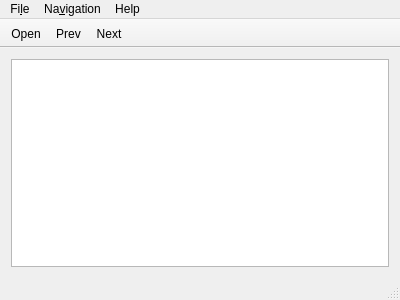
<?xml version="1.0" encoding="UTF-8"?>
<ui version="4.0">
 <class>PenguinViewer</class>
 <widget class="QMainWindow" name="PenguinViewer">
  <property name="geometry">
   <rect>
    <x>0</x>
    <y>0</y>
    <width>400</width>
    <height>300</height>
   </rect>
  </property>
  <property name="windowTitle">
   <string>PenguinViewer</string>
  </property>
  <widget class="QWidget" name="centralWidget">
   <layout class="QVBoxLayout" name="verticalLayout">
    <item>
     <widget class="QGraphicsView" name="graphicsView">
      <property name="sizePolicy">
       <sizepolicy hsizetype="MinimumExpanding" vsizetype="MinimumExpanding">
        <horstretch>0</horstretch>
        <verstretch>0</verstretch>
       </sizepolicy>
      </property>
      <property name="verticalScrollBarPolicy">
       <enum>Qt::ScrollBarAlwaysOff</enum>
      </property>
      <property name="horizontalScrollBarPolicy">
       <enum>Qt::ScrollBarAlwaysOff</enum>
      </property>
     </widget>
    </item>
   </layout>
  </widget>
  <widget class="QMenuBar" name="menuBar">
   <property name="geometry">
    <rect>
     <x>0</x>
     <y>0</y>
     <width>400</width>
     <height>21</height>
    </rect>
   </property>
   <widget class="QMenu" name="menuFile">
    <property name="title">
     <string>Fi&amp;le</string>
    </property>
    <addaction name="actionOpen"/>
    <addaction name="actionClose"/>
   </widget>
   <widget class="QMenu" name="menuHelp">
    <property name="title">
     <string>Help</string>
    </property>
    <addaction name="actionAbout"/>
   </widget>
   <widget class="QMenu" name="menuNavigation">
    <property name="title">
     <string>Na&amp;vigation</string>
    </property>
    <addaction name="actionPrev"/>
    <addaction name="actionNext"/>
   </widget>
   <addaction name="menuFile"/>
   <addaction name="menuNavigation"/>
   <addaction name="menuHelp"/>
  </widget>
  <widget class="QToolBar" name="mainToolBar">
   <property name="movable">
    <bool>false</bool>
   </property>
   <attribute name="toolBarArea">
    <enum>TopToolBarArea</enum>
   </attribute>
   <attribute name="toolBarBreak">
    <bool>false</bool>
   </attribute>
   <addaction name="actionOpen"/>
   <addaction name="actionPrev"/>
   <addaction name="actionNext"/>
  </widget>
  <widget class="QStatusBar" name="statusBar"/>
  <action name="actionOpen">
   <property name="text">
    <string>Open</string>
   </property>
   <property name="shortcut">
    <string>Ctrl+O</string>
   </property>
  </action>
  <action name="actionClose">
   <property name="text">
    <string>Quit</string>
   </property>
   <property name="shortcut">
    <string>Ctrl+Q</string>
   </property>
  </action>
  <action name="actionAbout">
   <property name="text">
    <string>About</string>
   </property>
   <property name="shortcut">
    <string>Ctrl+H</string>
   </property>
  </action>
  <action name="actionPrev">
   <property name="text">
    <string>Prev</string>
   </property>
   <property name="shortcut">
    <string>Left, Up</string>
   </property>
  </action>
  <action name="actionNext">
   <property name="text">
    <string>Next</string>
   </property>
   <property name="shortcut">
    <string>Right, Down</string>
   </property>
  </action>
 </widget>
 <layoutdefault spacing="6" margin="11"/>
 <resources/>
 <connections/>
</ui>
